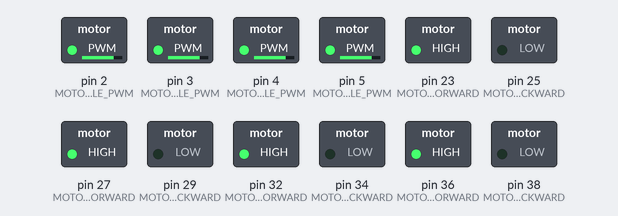
Simulated run of this sketch. Board: Arduino Mega 2560, built with avr-gcc and run on an emulated ATmega2560. On the bench: switched loads named in the sketch (green lamp = pin HIGH).

Above: at 0.05 s.
At 1.95 s:
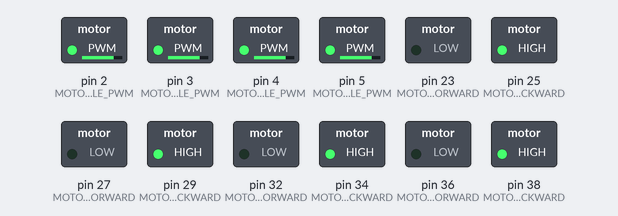
At 2.95 s:
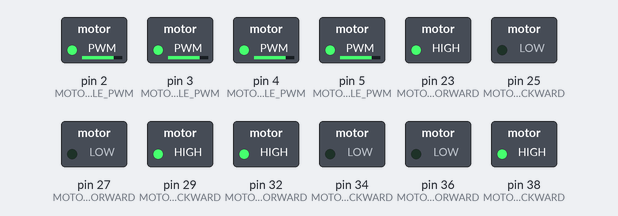
At 3.95 s:
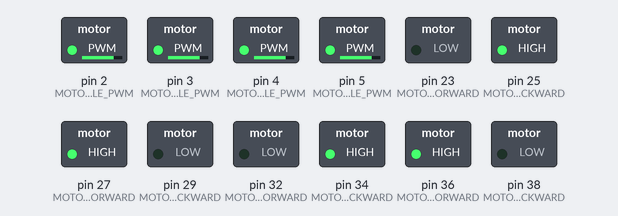
Timing chart, 0 to 4.6 s (numbered marks = the images above):
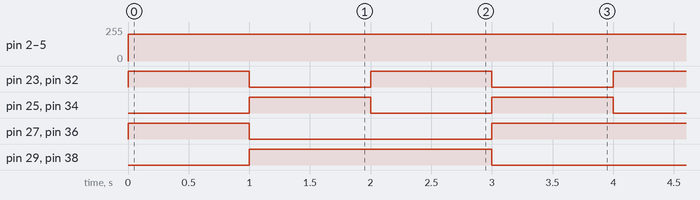

The sketch:

0-Testing_all_motors.ino
```cpp
/*
  ELE8392 RObotics and Control
  Written by Salim El ATache
 */

#define MOTOR1_FORWARD  23
#define MOTOR1_BACKWARD  25
#define MOTOR2_FORWARD  27
#define MOTOR2_BACKWARD  29
#define MOTOR3_FORWARD  32
#define MOTOR3_BACKWARD  34
#define MOTOR4_FORWARD  36
#define MOTOR4_BACKWARD  38
#define MOTOR1_ENABLE_PWM 2
#define MOTOR2_ENABLE_PWM 3
#define MOTOR3_ENABLE_PWM 4
#define MOTOR4_ENABLE_PWM 5

#define PWM_ON_VALUE    200  //The adrunio function analogueWrite writes a PWM signal with 255 representing 100% duty cycle, this number is between 0 to 255
#define MOTOR_DELAY      1000

void setup() {
  // put your setup code here, to run once:
 // initialize digital pin LED_BUILTIN as an output.
  pinMode(MOTOR1_FORWARD, OUTPUT);
  pinMode(MOTOR1_BACKWARD, OUTPUT);
  pinMode(MOTOR2_FORWARD, OUTPUT);
  pinMode(MOTOR2_BACKWARD, OUTPUT);
  pinMode(MOTOR3_FORWARD, OUTPUT);
  pinMode(MOTOR3_BACKWARD, OUTPUT);
  pinMode(MOTOR4_FORWARD, OUTPUT);
  pinMode(MOTOR4_BACKWARD, OUTPUT);


}

void loop() {
  // put your main code here, to run repeatedly:
  //First Turn ALL motors forward for the set delay time
  //Motor 1
   analogWrite(MOTOR1_ENABLE_PWM, PWM_ON_VALUE );
   digitalWrite(MOTOR1_FORWARD, HIGH);
   digitalWrite(MOTOR1_BACKWARD, LOW);
    //Motor 2
   analogWrite(MOTOR2_ENABLE_PWM, PWM_ON_VALUE );
   digitalWrite(MOTOR2_FORWARD, HIGH);
   digitalWrite(MOTOR2_BACKWARD, LOW);
   //Motor 3
   analogWrite(MOTOR3_ENABLE_PWM, PWM_ON_VALUE );
   digitalWrite(MOTOR3_FORWARD, HIGH);
   digitalWrite(MOTOR3_BACKWARD, LOW);
    //Motor 4
   analogWrite(MOTOR4_ENABLE_PWM, PWM_ON_VALUE );
   digitalWrite(MOTOR4_FORWARD, HIGH);
   digitalWrite(MOTOR4_BACKWARD, LOW);

   //Wait the required delay
   delay(MOTOR_DELAY );

   //Second Turn All motors backward for the set delay time
  //Motor 1
   analogWrite(MOTOR1_ENABLE_PWM, PWM_ON_VALUE );
   digitalWrite(MOTOR1_FORWARD, LOW);
   digitalWrite(MOTOR1_BACKWARD, HIGH);
    //Motor 2
   analogWrite(MOTOR2_ENABLE_PWM, PWM_ON_VALUE );
   digitalWrite(MOTOR2_FORWARD, LOW);
   digitalWrite(MOTOR2_BACKWARD, HIGH);
   //Motor 3
   analogWrite(MOTOR3_ENABLE_PWM, PWM_ON_VALUE );
   digitalWrite(MOTOR3_FORWARD, LOW);
   digitalWrite(MOTOR3_BACKWARD, HIGH);
    //Motor 4
   analogWrite(MOTOR4_ENABLE_PWM, PWM_ON_VALUE );
   digitalWrite(MOTOR4_FORWARD, LOW);
   digitalWrite(MOTOR4_BACKWARD, HIGH);
   //Wait the required delay
   delay(MOTOR_DELAY );


  //Motor 1
   analogWrite(MOTOR1_ENABLE_PWM, PWM_ON_VALUE );
   digitalWrite(MOTOR1_FORWARD, HIGH);
   digitalWrite(MOTOR1_BACKWARD, LOW);
    //Motor 2
   analogWrite(MOTOR2_ENABLE_PWM, PWM_ON_VALUE );
   digitalWrite(MOTOR2_FORWARD, LOW);
   digitalWrite(MOTOR2_BACKWARD, HIGH);
   //Motor 3
   analogWrite(MOTOR3_ENABLE_PWM, PWM_ON_VALUE );
   digitalWrite(MOTOR3_FORWARD, HIGH);
   digitalWrite(MOTOR3_BACKWARD, LOW);
    //Motor 4
   analogWrite(MOTOR4_ENABLE_PWM, PWM_ON_VALUE );
   digitalWrite(MOTOR4_FORWARD, LOW);
   digitalWrite(MOTOR4_BACKWARD, HIGH);
   //Wait the required delay
   delay(MOTOR_DELAY );


  //Motor 1
   analogWrite(MOTOR1_ENABLE_PWM, PWM_ON_VALUE );
   digitalWrite(MOTOR1_FORWARD, LOW);
   digitalWrite(MOTOR1_BACKWARD, HIGH);
    //Motor 2
   analogWrite(MOTOR2_ENABLE_PWM, PWM_ON_VALUE );
   digitalWrite(MOTOR2_FORWARD, HIGH);
   digitalWrite(MOTOR2_BACKWARD, LOW);
   //Motor 3
   analogWrite(MOTOR3_ENABLE_PWM, PWM_ON_VALUE );
   digitalWrite(MOTOR3_FORWARD, LOW);
   digitalWrite(MOTOR3_BACKWARD, HIGH);
    //Motor 4
   analogWrite(MOTOR4_ENABLE_PWM, PWM_ON_VALUE );
   digitalWrite(MOTOR4_FORWARD, HIGH);
   digitalWrite(MOTOR4_BACKWARD, LOW);
   //Wait the required delay
   delay(MOTOR_DELAY );


}
```

Measured:
- by itself, pin 2 (MOTOR1_ENABLE_PWM), pin 3 (MOTOR2_ENABLE_PWM), pin 4 (MOTOR3_ENABLE_PWM), pin 5 (MOTOR4_ENABLE_PWM): 0/255 → 200/255 at 0.00 s
- by itself, pin 27 (MOTOR2_FORWARD), pin 36 (MOTOR4_FORWARD): repeats every 4.0 s: LOW 2.0 s, HIGH 2.0 s
- by itself, pin 29 (MOTOR2_BACKWARD), pin 38 (MOTOR4_BACKWARD): alternates HIGH for 2.0 s and LOW for 2.0 s
- by itself, pin 23 (MOTOR1_FORWARD), pin 25 (MOTOR1_BACKWARD), pin 32 (MOTOR3_FORWARD), pin 34 (MOTOR3_BACKWARD): alternates HIGH for 1.0 s and LOW for 1.0 s
